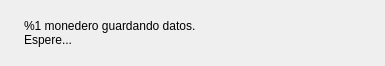
<?xml version="1.0" encoding="UTF-8"?>
<ui version="4.0">
 <class>ExitWidget</class>
 <widget class="QWidget" name="ExitWidget">
  <property name="geometry">
   <rect>
    <x>0</x>
    <y>0</y>
    <width>385</width>
    <height>66</height>
   </rect>
  </property>
  <property name="windowTitle">
   <string>Guardando datos</string>
  </property>
  <layout class="QHBoxLayout" name="horizontalLayout" stretch="0,1">
   <item>
    <widget class="QLabel" name="m_clockLabel">
     <property name="text">
      <string/>
     </property>
    </widget>
   </item>
   <item>
    <widget class="QLabel" name="m_label">
     <property name="text">
      <string>%1 monedero guardando datos.
Espere...</string>
     </property>
    </widget>
   </item>
  </layout>
 </widget>
 <resources/>
 <connections/>
</ui>
